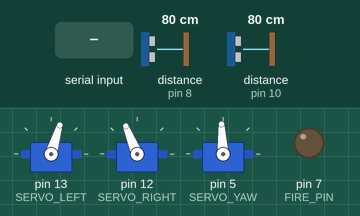
Recording of a sketch running on a simulated Arduino Uno, built with avr-gcc and run on an emulated ATmega328P. Shown: 3 × servo, output pins drawn as LEDs (lit = HIGH). Wiring (inferred from the names in the program): 2 × ultrasonic range finder: trigger pin 9, echo pin 8 / trigger pin 11, echo pin 10. The test bench sets the inputs (shaded band); at power-on: distance to the obstacle (sensors on pin 8, pin 10) 80 cm. The echo pulse lasts 58.3 µs per cm; pins used as bus, display or sensor lines are not drawn; what the sketch prints to the serial monitor is not drawn.

Above: at 1.2 s.
1.3 s: distance to the obstacle (sensor on pin 8) set to 28 cm
2.8 s: distance to the obstacle (sensor on pin 8) set to 24 cm
At 2.99 s:
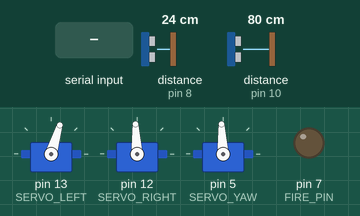
5.8 s: distance to the obstacle (sensor on pin 10) set to 28 cm
8.8 s: distance to the obstacle (sensor on pin 10) set to 22 cm
At 9.15 s:
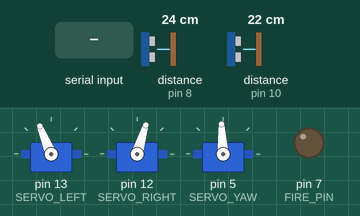
11.8 s: "NONE,1\n" received over Serial
At 12.6 s:
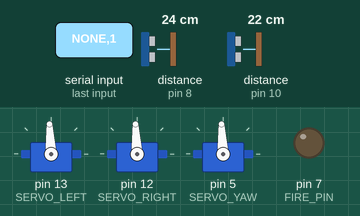
14.8 s: distance to the obstacle (sensor on pin 8) set to 35 cm
At 14.96 s:
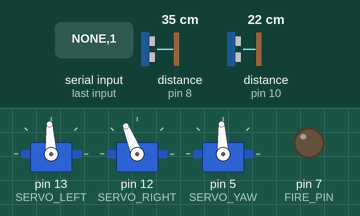
Timing chart, 0 to 17.8 s (numbered marks = the images above; inputs shaded):
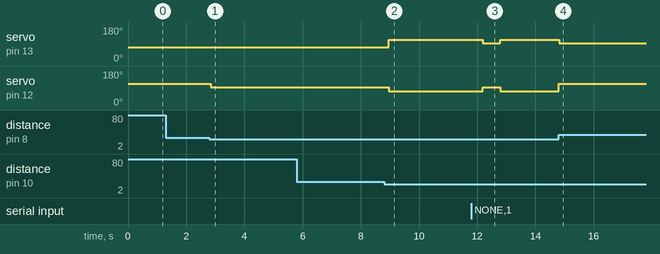

The sketch:

tank_sketch.ino
```cpp
#include <Servo.h>

/* ================= 핀 ================= */
#define SERVO_LEFT   13
#define SERVO_RIGHT  12

#define TRIG_R 11
#define ECHO_R 10
#define TRIG_L 9
#define ECHO_L 8

#define SERVO_YAW   5    // 포탑 좌우
#define FIRE_PIN    7

/* ================= 서보 ================= */
Servo servoLeft, servoRight;
Servo servoYaw;

/* ================= 상태 ================= */
enum Mode { PATROL, ATTACK, RESET_TURRET };
Mode mode = PATROL;

/* ================= 시간 ================= */
unsigned long lastUltraTime = 0;
unsigned long lastTargetTime = 0;

/* ================= 발사 쿨다운 ================= */
unsigned long fireTime = 0;
const unsigned long FIRE_COOLDOWN = 3000;
bool inFireCooldown = false;

/* ================= 타겟 ================= */
int xErr = 0;
bool locked = false;
bool hasTarget = false;

/* ================= 포탑 ================= */
int currentYaw = 90;

/* ================= 주행 ================= */
// 전진
void forward() {
  servoLeft.writeMicroseconds(1300);
  servoRight.writeMicroseconds(1700);
}

void backward() {
  servoLeft.writeMicroseconds(1700);
  servoRight.writeMicroseconds(1300);
}

void stopMove() {
  servoLeft.writeMicroseconds(1500);
  servoRight.writeMicroseconds(1500);
}

void turnLeft() {     // ← 왼쪽 회전
  servoLeft.writeMicroseconds(1500);
  servoRight.writeMicroseconds(1700);
}

void turnRight() {    // → 오른쪽 회전
  servoLeft.writeMicroseconds(1300);
  servoRight.writeMicroseconds(1500);
}

/* ================= 초음파 ================= */
long readUltra(int trig, int echo) {
  digitalWrite(trig, LOW);
  delayMicroseconds(2);
  digitalWrite(trig, HIGH);
  delayMicroseconds(10);
  digitalWrite(trig, LOW);

  long t = pulseIn(echo, HIGH, 25000);
  if (t == 0) return 999;
  return t / 58;
}

/* ================= 포탑 ================= */
void stopTurret() {
  servoYaw.writeMicroseconds(1500);
}

void aimTurret() {
  if (abs(xErr) < 60) {
    stopTurret();
    return;
  }

  int speed = 12;
  if (xErr > 0) {
    servoYaw.writeMicroseconds(1500 + speed);
    currentYaw++;
  } else {
    servoYaw.writeMicroseconds(1500 - speed);
    currentYaw--;
  }

  currentYaw = constrain(currentYaw, 0, 180);
}

void resetTurret() {
  if (abs(currentYaw - 90) < 4) {
    stopTurret();
    currentYaw = 90;
    mode = PATROL;
    return;
  }

  if (currentYaw > 90) {
    servoYaw.writeMicroseconds(1485);
    currentYaw--;
  } else {
    servoYaw.writeMicroseconds(1515);
    currentYaw++;
  }
}

/* ================= 발사 ================= */
void fire() {
  digitalWrite(FIRE_PIN, HIGH);
  delay(300);
  digitalWrite(FIRE_PIN, LOW);

  fireTime = millis();
  inFireCooldown = true;

  Serial.println(">>> FIRED");
}

/* ================= 시리얼 ================= */
void readSerial() {
  if (inFireCooldown) return;
  if (!Serial.available()) return;

  String data = Serial.readStringUntil('\n');
  data.trim();

  if (data == "NONE") {
    hasTarget = false;
    locked = false;
    return;
  }

  int a = data.indexOf(',');
  int b = data.lastIndexOf(',');
  if (a == -1 || b == -1) return;

  xErr = data.substring(0, a).toInt();
  locked = (data.substring(b + 1) == "T");

  hasTarget = true;
  lastTargetTime = millis();
  mode = ATTACK;
}

/* ================= SETUP ================= */
void setup() {
  Serial.begin(115200);

  servoLeft.attach(SERVO_LEFT);
  servoRight.attach(SERVO_RIGHT);
  servoYaw.attach(SERVO_YAW);

  pinMode(TRIG_L, OUTPUT);
  pinMode(ECHO_L, INPUT);
  pinMode(TRIG_R, OUTPUT);
  pinMode(ECHO_R, INPUT);

  pinMode(FIRE_PIN, OUTPUT);
  digitalWrite(FIRE_PIN, LOW);

  stopMove();
  stopTurret();

  Serial.println("BB TANK READY");
}

/* ================= LOOP ================= */
void loop() {
  unsigned long now = millis();

  readSerial();

  /* ===== 발사 쿨다운 ===== */
  if (inFireCooldown) {
    stopMove();
    resetTurret();

    if (now - fireTime > FIRE_COOLDOWN) {
      inFireCooldown = false;
      hasTarget = false;
      locked = false;
      mode = PATROL;
    }
    return;
  }

  /* ===== 타겟 타임아웃 ===== */
  if (hasTarget && now - lastTargetTime > 600) {
    hasTarget = false;
    locked = false;
    stopTurret();
    mode = PATROL;
  }

  /* ===== 초음파 회피 (정상 방향) ===== */
  if (mode == PATROL && now - lastUltraTime > 80) {
    lastUltraTime = now;

    long dL = readUltra(TRIG_L, ECHO_L);
    long dR = readUltra(TRIG_R, ECHO_R);

    if (dL < 25 && dR >= 25) {
      // 왼쪽 장애물 → 오른쪽 회전
      turnRight();
      delay(300);
    }
    else if (dR < 25 && dL >= 25) {
      // 오른쪽 장애물 → 왼쪽 회전
      turnLeft();
      delay(300);
    }
    else if (dL < 25 && dR < 25) {
      // 정면 막힘
      backward();
      delay(400);
    }
  }

  /* ===== 상태 ===== */
  switch (mode) {
    case PATROL:
      forward();
      break;

    case ATTACK:
      stopMove();
      aimTurret();

      if (locked) {
        stopTurret();
        delay(200);
        fire();
        mode = RESET_TURRET;
      }
      break;

    case RESET_TURRET:
      resetTurret();
      break;
  }
}
```

Measured:
- the behaviour switches between 26 and 25 cm on distance to the obstacle (sensor on pin 8) (found by bisection; images 0 and 1)
- the behaviour switches between 26 and 25 cm on distance to the obstacle (sensor on pin 10) (found by bisection; images 1 and 2)
- after the input at 1.3 s, every drawn part: stays the same
- after the input at 2.8 s, servo on pin 12 (SERVO_RIGHT): 112° → 93° after 0.05 s
- after the input at 8.8 s, servo on pin 13 (SERVO_LEFT): 73° → 112° after 0.16 s; servo on pin 12 (SERVO_RIGHT): 93° → 73° after 0.16 s
- after the input at 11.8 s, servo on pin 13 (SERVO_LEFT): 112° → 93° after 0.39 s, → 112° 0.60 s later; servo on pin 12 (SERVO_RIGHT): 73° → 93° after 0.39 s, → 73° 0.60 s later
- after the input at 14.8 s, servo on pin 13 (SERVO_LEFT): 112° → 93° at once; servo on pin 12 (SERVO_RIGHT): 73° → 112° at once
